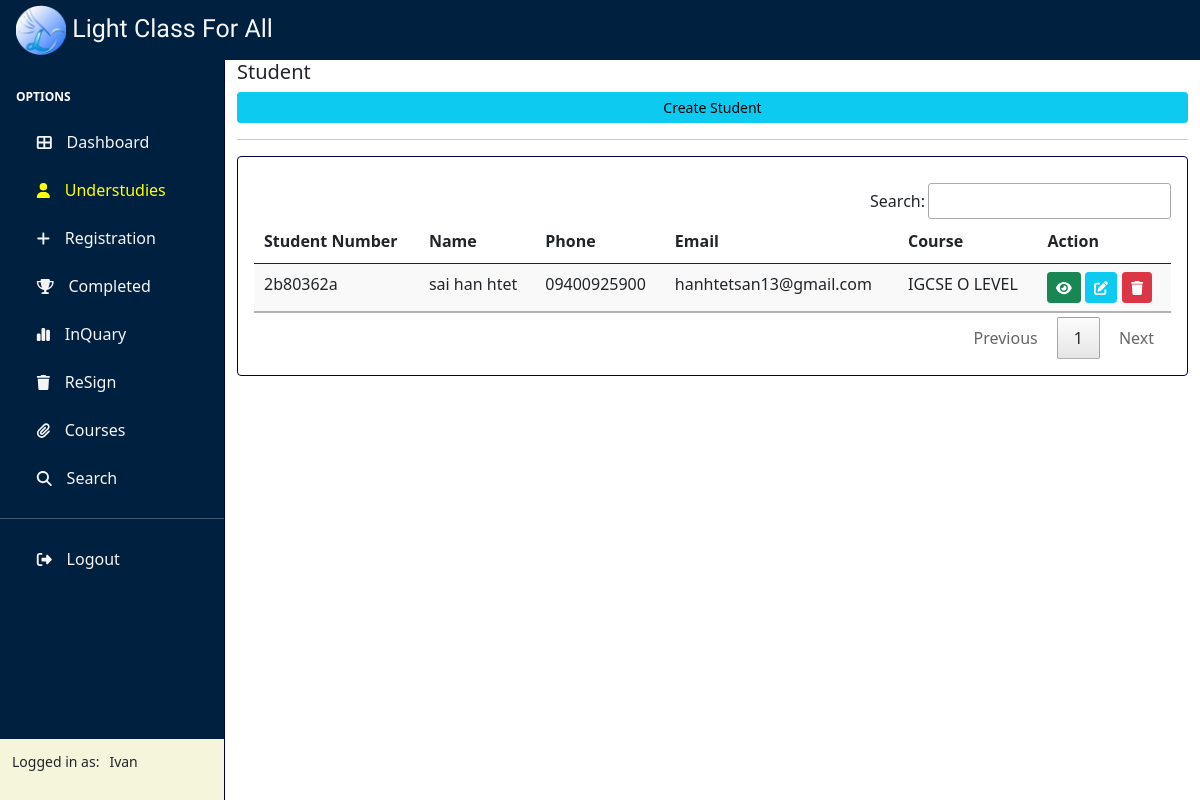
The page /student/ (signed in) on the database as committed earlier.
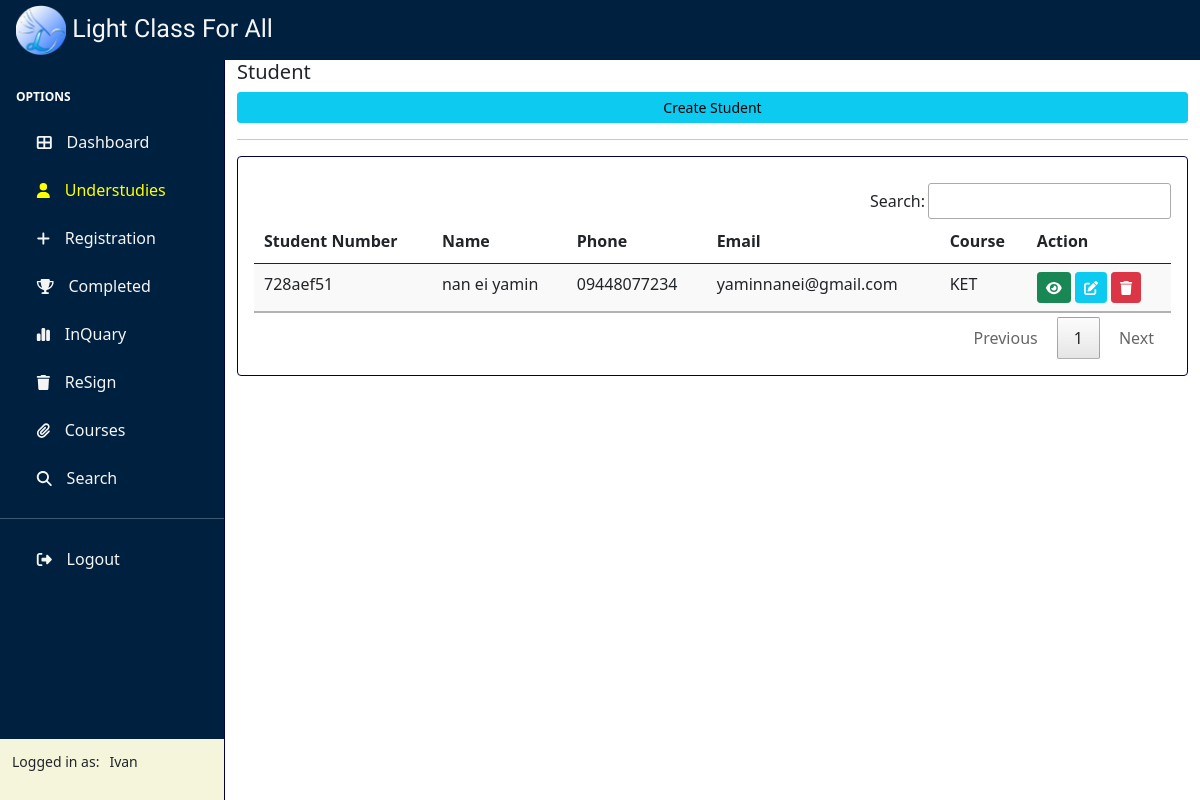
The same page on the database as committed later.
### Class/models.py (models this page shows, shortened)
class Student(models.Model):
    STATUS = (
        ('understudies','understudies'),
        ('complete','complete'),
        ('resign','resign'),
    )
    roll_id = models.CharField(max_length=10, unique=True)
    status = models.CharField(max_length=100,
                                choices=STATUS,
                                default='understudies')
    student = NameField(max_length=50,null=True)
    guardian = NameField(max_length=50,null=True)
    phone = models.CharField(max_length=50,null=True)
    guardian_ph = models.CharField(max_length=50,null=True)
    email = models.EmailField(null=True)
    address = models.CharField(max_length=50,null=True)
    subjects = models.ManyToManyField(Subject)
    course = models.ForeignKey(Course,null=True,on_delete=models.SET_NULL)
    date_created = models.DateTimeField(auto_now_add=True,null=True)
    class Meta:
        db_table = 'STUDENT'

class Course(models.Model):
    name = models.CharField(max_length=100,null=True)
    class Meta:
        db_table = 'COURSE'
    def __str__(self) -> str:
        return self.name

### Class/views.py (the view)
# urls.py: path('student/',views.student,name="Student"),
@login_required(login_url='Login')
def student(request):
    student = Student.objects.all()
    student = student.filter(status="understudies").all()
    context={
        'student': student
    }
    return render(request,'Class/student.html',context)

### templates/class/student.html
{% extends 'Class/base.html' %}
{% block content %}
<div class="row">
    <div class="col">
        <div class="d-grid d-block"><h5>Student</h5><a href="{% url 'Register' %}" class="btn btn-info btn-sm btn-block align-right text-black" style="float: right;">Create Student</a></div>
        <hr>
        <div class="card card-body">
            {% if student %}
            <div class="table-responsive">
                <table class="table table-sm display">
                    <thead>
                        <tr>
                            <th>Student Number</th>
                            <th>Name</th>
                            <th>Phone</th>
                            <th>Email</th>
                            <th>Course</th>
                            <th>Action</th>
                        </tr>
                    </thead>
                    {% for student in student %}
                    <tbody>
                        <tr>
                            <td>{{student.roll_id}}</td>
                            <td>{{student.student}}</td>
                            <td>{{student.phone}}</td>
                            <td>{{student.email}}</td>
                            <td>{{student.course}}</td>
                            <td>
                                <a href="{% url 'StudentInfo' student.id %}" class="btn btn-sm btn-success .origin text-white"><i class="fa-solid fa-eye"></i></a>
                                <a href="{% url 'UpdateStudent' student.id %}" class="btn btn-sm btn-info .origin text-white"><i class="fa-solid fa-pen-to-square"></i></a>
                                <a href="{% url 'DeleteStudent' student.id %}" class="btn btn-sm btn-danger .origin text-white"><i class="fa-solid fa-trash sb-nav-link-icon"></i></a>
                            </td>
                        </tr>
                    </tbody>
                    {% endfor %}
                </table>
            </div>
            {% else %}
            <h5>No Student Record</h5>
            {% endif %}
        </div>
    </div>
</div>
{% endblock content %}

Rows that differ between the two databases and show on the page:
no longer on this page (row edited): Student: roll_id "2b80362a", student "sai han htet", phone "09400925900", email "hanhtetsan13@gmail.com", course "IGCSE O LEVEL"
added Student: roll_id "728aef51", student "nan ei yamin", phone "09448077234", email "yaminnanei@gmail.com", course "KET"
